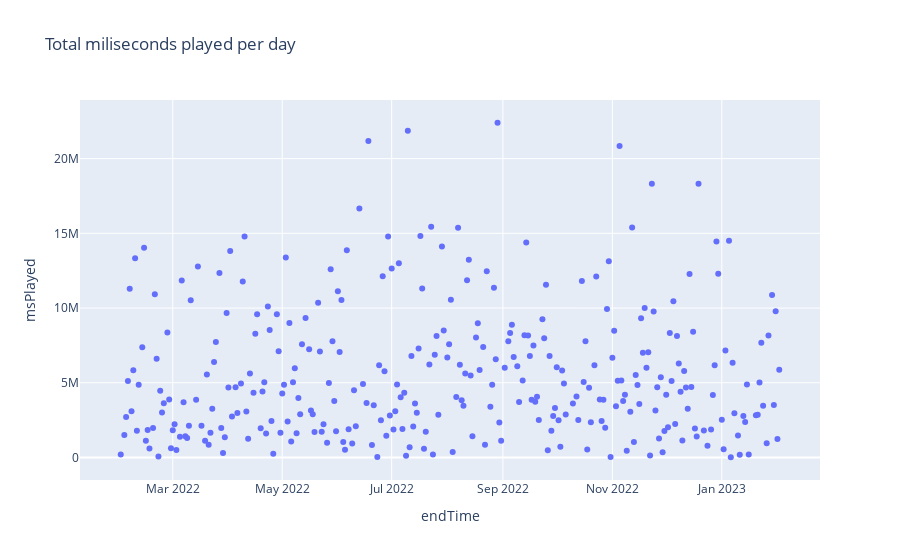

The code cell stored with this chart in its notebook:
### Markdown cell above
There are many dots together, probably because I listened several tracks the same day. As this is the case, we will calcualte how many miliseconds I listened per day instead.

### Code cell
# Count the total msPlayed by date
play_time_per_day = df.groupby(df.endTime.dt.date).sum('msPlayed').reset_index() #Total miliseconds played per day.
# Plot two continuous variables just as we did above
px.scatter(play_time_per_day, x="endTime", y="msPlayed",title="Total miliseconds played per day")

### Figure 1 — Plotly figure (JSON) as saved in the notebook; plotly's stock layout.template omitted (floating-point values rounded to 4 significant figures; data arrays with more than 128 entries replaced by an {"elided": "..."} marker saying what was removed)
{"data": [{"hovertemplate": "endTime=%{x}<br>msPlayed=%{y}<extra></extra>", "legendgroup": "", "marker": {"color": "#636efa", "symbol": "circle"}, "mode": "markers", "name": "", "orientation": "v", "showlegend": false, "type": "scatter", "x": {"elided": "310 str values"}, "xaxis": "x", "y": {"elided": "310 int values"}, "yaxis": "y"}], "layout": {"legend": {"tracegroupgap": 0}, "title": {"text": "Total miliseconds played per day"}, "xaxis": {"anchor": "y", "domain": [0, 1], "title": {"text": "endTime"}}, "yaxis": {"anchor": "x", "domain": [0, 1], "title": {"text": "msPlayed"}}}}
